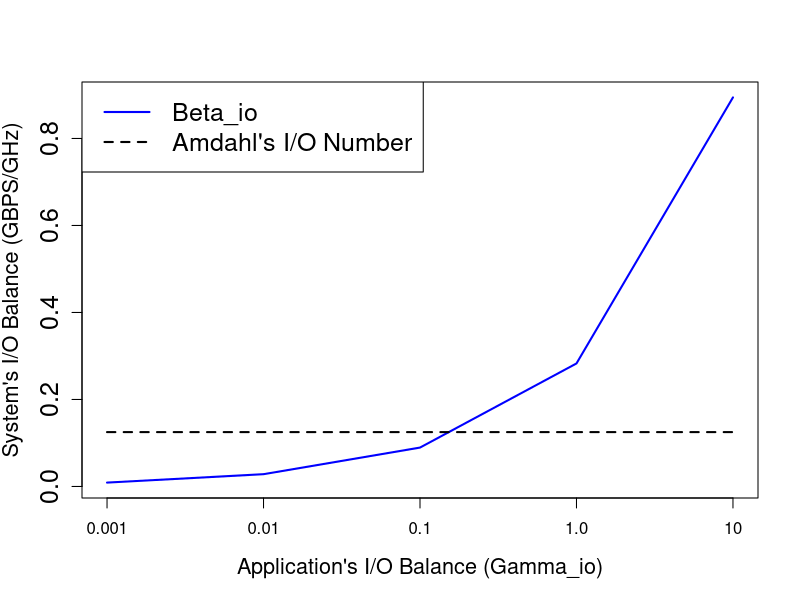

Reproduce this figure in R.
##Where the file is saved
pdf("//Users/arghyakusumdas/Documents/IEEEAccessPaper/IEEEtran/IEEEtran/Figures/beta_io.pdf")

#Read data from CSV
data <- read.csv(file="beta_io.csv",head=TRUE,sep=",")

x <- 1:length(data$gamma)

lt <- c(1,2,3)

plot(x, data$beta, type='l', col='blue', lwd=2, lty=lt[1], ann=FALSE, xaxt='n', xlab="Gamma_{io}", ylab="Beta_{io}", cex.lab=1.5, cex.axis=1.5)
lines(x, data$AmdahlIo, col='black', lwd=2, lty=lt[2])
#lines(x, data$GrayIo, col='red', lwd=2, lty=lt[3])

title(xlab="Application's I/O Balance (Gamma_io)", cex.lab=1.3)
title(ylab="System's I/O Balance (GBPS/GHz)", cex.lab=1.3)
axis(1,at=c(1,2,3,4,5), labels=c("0.001", "0.01", "0.1", "1.0", "10"))

legend("topleft", c("Beta_io", "Amdahl's I/O Number"), col=c("blue","black"), lwd=c(2,2), lty=lt, cex=1.5)

dev.off()
